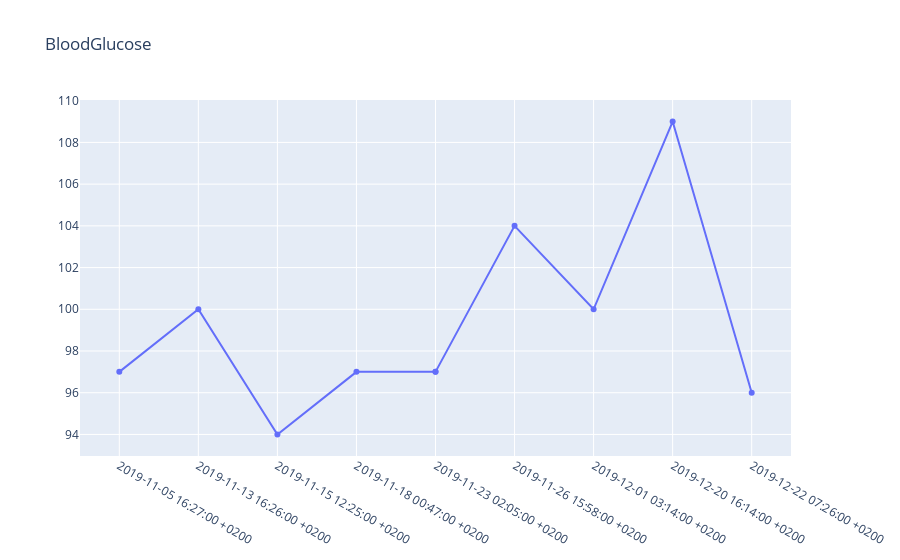

The notebook cell saved with this chart:
### Code cell
from plotly.offline import plot

import plotly.graph_objects as go
fig = go.Figure(
    data=[go.Scatter(x=BloodGlucose['date'],y=BloodGlucose['value'])],
    layout_title_text="BloodGlucose"
)
fig.show()

### Figure 1 — Plotly figure (JSON) as saved in the notebook; plotly's stock layout.template omitted (floating-point values rounded to 4 significant figures)
{"data": [{"type": "scatter", "x": ["2019-11-05 16:27:00 +0200", "2019-11-13 16:26:00 +0200", "2019-11-15 12:25:00 +0200", "2019-11-18 00:47:00 +0200", "2019-11-23 02:05:00 +0200", "2019-11-23 02:05:00 +0200", "2019-11-26 15:58:00 +0200", "2019-12-01 03:14:00 +0200", "2019-12-20 16:14:00 +0200", "2019-12-22 07:26:00 +0200"], "y": ["97", "100", "94", "97", "97", "97", "104", "100", "109", "96"]}], "layout": {"title": {"text": "BloodGlucose"}}}
